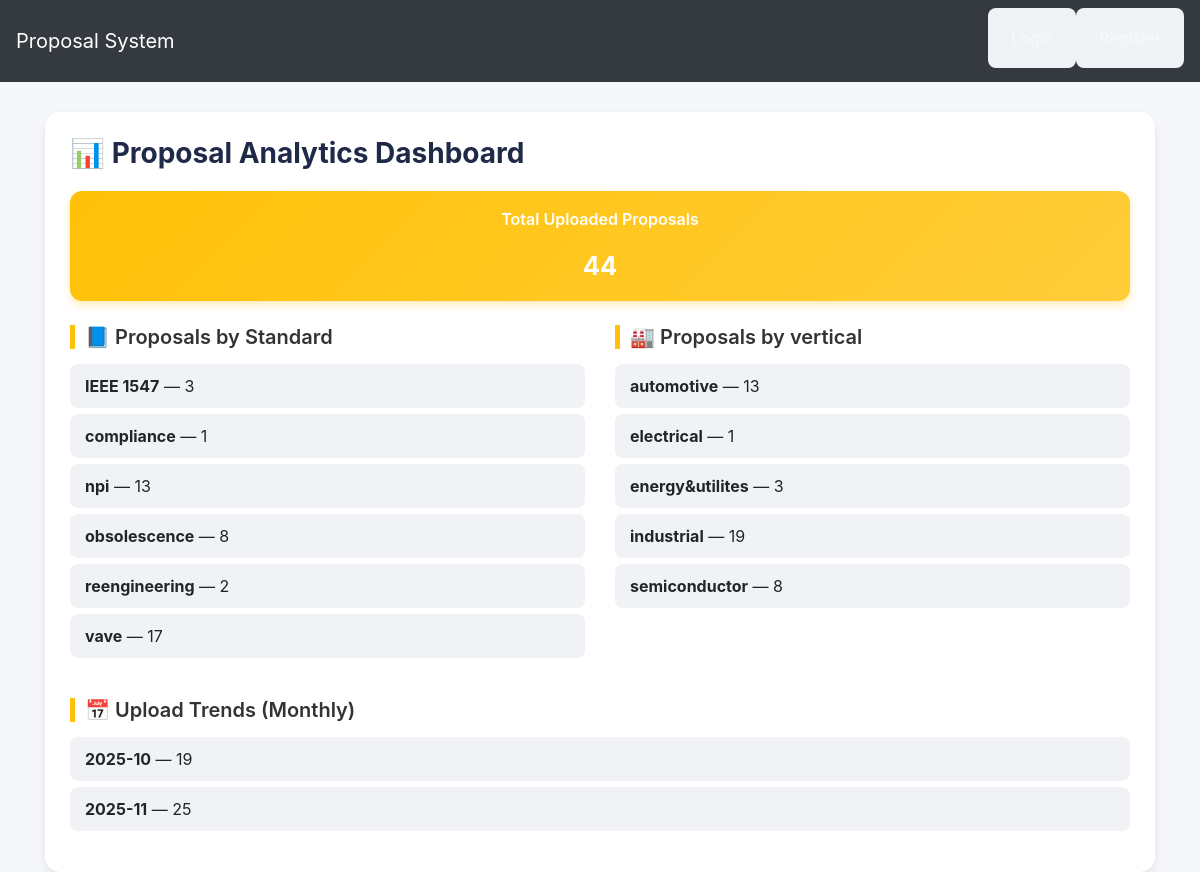
Screenshot of /analytics (signed in) with the database file from the repository.
### newapp.py (models this page shows)
class Proposal(db.Model):
    __tablename__ = 'proposals'
    id = db.Column(db.Integer, primary_key=True)
    title = db.Column(db.String(150), nullable=False)
    description = db.Column(db.Text, nullable=True)
    standard = db.Column(db.String(100), nullable=True)
    vertical = db.Column(db.String(100), nullable=True)  # ← updated
    filename = db.Column(db.String(200), nullable=True)
    file_size = db.Column(db.Float, nullable=True)
    uploaded_at = db.Column(db.DateTime, default=datetime.utcnow)
    user_id = db.Column(db.Integer, db.ForeignKey('users.id'), nullable=False)

### newapp.py (the view)
    @app.route('/analytics')
    @login_required
    def analytics():
        total_proposals = Proposal.query.count()
        by_standard = db.session.query(
            Proposal.standard, db.func.count(Proposal.id)
        ).group_by(Proposal.standard).all()
        by_vertical = db.session.query(
            Proposal.vertical, db.func.count(Proposal.id)
        ).group_by(Proposal.vertical).all()
        monthly_trends = db.session.query(
            db.func.strftime("%Y-%m", Proposal.uploaded_at),
            db.func.count(Proposal.id)
        ).group_by(db.func.strftime("%Y-%m", Proposal.uploaded_at)).all()
        return render_template('analytics.html',
                               total_proposals=total_proposals,
                               by_standard=by_standard,
                               by_vertical=by_vertical,
                               monthly_trends=monthly_trends)

### templates/analytics.html (shortened to what this page needs)
{% extends "base.html" %}
{% block content %}
<div class="container analytics-container fade-in">
  <h3>📊 Proposal Analytics Dashboard</h3>
  <div class="card card-stat mb-4 p-3 text-center">
    <p>Total Uploaded Proposals</p>
    <div class="stat-number">{{ total_proposals }}</div>
  </div>
  <div class="row mt-4">
    <div class="col-md-6">
      <h5 class="section-title">📘 Proposals by Standard</h5>
      <ul>
        {% for std, count in by_standard %}
          <li><strong>{{ std or 'Unspecified' }}</strong> — {{ count }}</li>
        {% endfor %}
      </ul>
    </div>
    <div class="col-md-6">
      <h5 class="section-title">🏭 Proposals by vertical</h5>
      <ul>
        {% for ind, count in by_vertical %}
          <li><strong>{{ ind or 'Unspecified' }}</strong> — {{ count }}</li>
        {% endfor %}
      </ul>
    </div>
  </div>
  <div class="mt-4">
    <h5 class="section-title">📅 Upload Trends (Monthly)</h5>
    <ul>
      {% for month, count in monthly_trends %}
        <li><strong>{{ month }}</strong> — {{ count }}</li>
      {% endfor %}
    </ul>
  </div>
</div>
{% endblock %}

### templates/analytics.html (style rules this page uses)
body { background-color: #f5f7fa; }
.analytics-container { background: #ffffff; border-radius: 15px; box-shadow: 0 4px 10px rgba(0, 0, 0, 0.08); padding: 25px; margin-top: 30px; }
h3 { color: #1e2a47; font-weight: 700; margin-bottom: 20px; }
h5 { color: #333; font-weight: 600; }
ul { list-style: none; padding-left: 0; }
li { background: #f0f2f5; border-radius: 8px; padding: 10px 15px; margin-bottom: 6px; transition: 0.2s ease; }
.card-stat { background: linear-gradient(135deg, #ffc107, #ffcd39); border: none; border-radius: 12px; color: #fff; font-weight: 600; box-shadow: 0 4px 8px rgba(255, 193, 7, 0.3); }
.stat-number { font-size: 1.6rem; font-weight: 700; }
.section-title { border-left: 5px solid #ffc107; padding-left: 10px; margin-bottom: 15px; }
.fade-in { animation: fadeIn 0.8s ease-in; }

### rows the page displays
Proposal: standard "compliance", user "1", vertical "electrical"
Proposal: standard "npi", id "13", vertical "automotive"
Proposal: standard "obsolescence", id "8", vertical "semiconductor"
Proposal: standard "reengineering", id "2"
Proposal: standard "vave", id "17"
Proposal: vertical "industrial", id "19"

### other values shown
{{ total_proposals }} "44"
{{ std or 'Unspecified' }} "IEEE 1547"
{{ count }} "3"
{{ ind or 'Unspecified' }} "energy&utilites"
{{ month }} "2025-10" "2025-11"
{{ count }} "19" "25"
